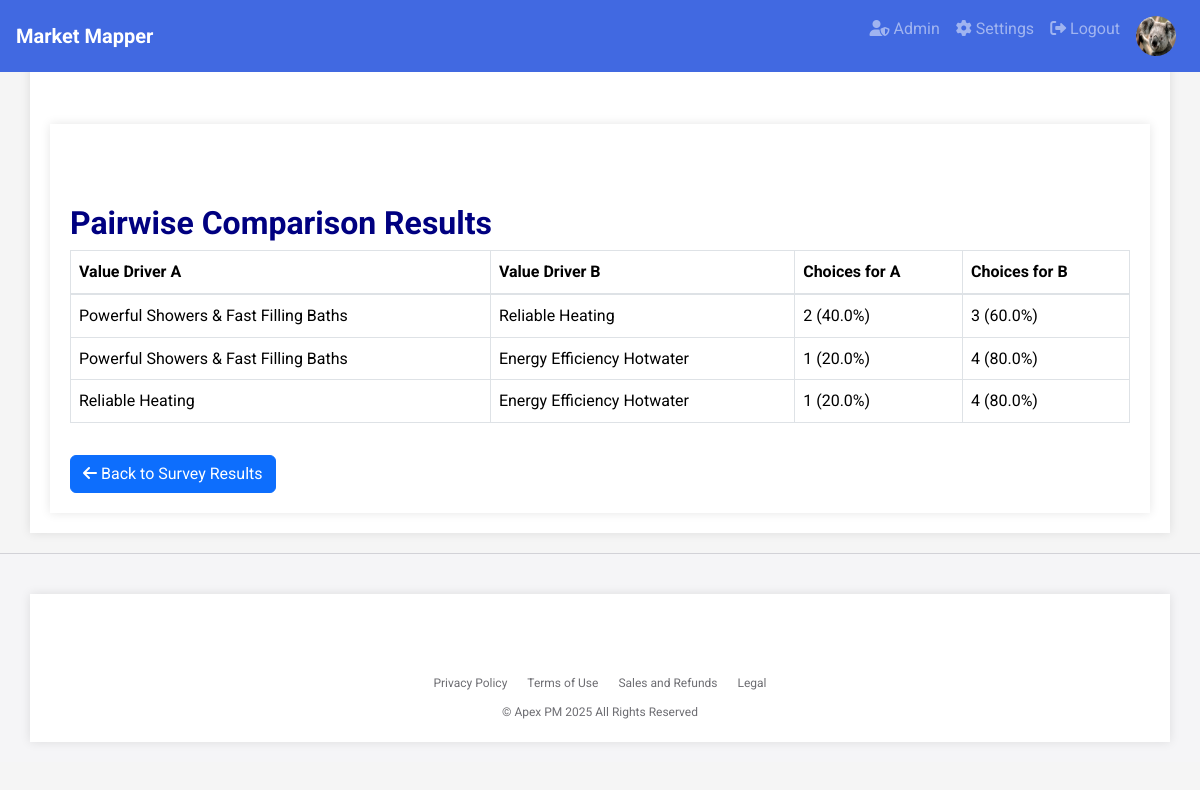
The page /survey_pairwise_results/1 (signed in) on the database its author committed.
### app.py (models this page shows, shortened)
class User(db.Model, UserMixin):
    id = db.Column(db.Integer, primary_key=True)
    username = db.Column(db.String(20), unique=True, nullable=False)
    email = db.Column(db.String(120), unique=True, nullable=False)  # Added email field
    password_hash = db.Column(db.String(128), nullable=False)
    profile_image = db.Column(db.String(255), nullable=True)  # Add profile_image field
    role = db.Column(db.String(50), nullable=False)  # Add role field

class ValueDriver(db.Model):
    id = db.Column(db.Integer, primary_key=True)
    value_driver = db.Column(db.String(100), nullable=False)
    measured_by = db.Column(db.String(100))
    technical_attributes = db.Column(db.Text, nullable=True)  # Add technical_attributes field
    weighting = db.Column(db.Float, default=0.0)  # Changed to Float for more precision
    project_id = db.Column(db.Integer, db.ForeignKey('project.id'), nullable=False)
    ratings = db.relationship('Rating', cascade='all, delete-orphan', backref='value_driver')

### app.py (the view)
@app.route('/survey_pairwise_results/<int:project_id>')
@login_required
def survey_pairwise_results(project_id):
    project = Project.query.get_or_404(project_id)
    value_drivers = ValueDriver.query.filter_by(project_id=project_id).all()
    pairwise_counts = {}
    for vd1 in value_drivers:
        for vd2 in value_drivers:
            if vd1.id != vd2.id:
                pairwise_counts[(vd1.id, vd2.id)] = {'A': 0, 'B': 0}
    comparison_results = ComparisonResult.query.filter_by(project_id=project_id).all()
    for result in comparison_results:
        pairwise_counts[(result.value_driver_a_id, result.value_driver_b_id)]['A'] += 1 if result.winner_id == result.value_driver_a_id else 0
        pairwise_counts[(result.value_driver_a_id, result.value_driver_b_id)]['B'] += 1 if result.winner_id == result.value_driver_b_id else 0
    value_drivers_dict = {vd.id: vd.value_driver for vd in value_drivers}
    return render_template('survey_pairwise_results.html', project=project, pairwise_counts=pairwise_counts, value_drivers_dict=value_drivers_dict)

### app.py (called while the page is built)
@login_manager.user_loader
def load_user(user_id):
    return db.session.get(User, int(user_id))

### templates/survey_pairwise_results.html
{% extends "base.html" %}
{% block content %}
<div class="container mt-4">
    <h1>Pairwise Comparison Results</h1>
    <table class="table table-bordered">
        <thead>
            <tr>
                <th>Value Driver A</th>
                <th>Value Driver B</th>
                <th>Choices for A</th>
                <th>Choices for B</th>
            </tr>
        </thead>
        <tbody>
            {% for (vd_a_id, vd_b_id), counts in pairwise_counts.items() %}
            {% if counts['A'] > 0 or counts['B'] > 0 %}
            <tr>
                <td>{{ value_drivers_dict[vd_a_id] }}</td>
                <td>{{ value_drivers_dict[vd_b_id] }}</td>
                <td>{{ counts['A'] }} ({{ "%.1f" | format((counts['A'] / (counts['A'] + counts['B'])) * 100) }}%)</td>
                <td>{{ counts['B'] }} ({{ "%.1f" | format((counts['B'] / (counts['A'] + counts['B'])) * 100) }}%)</td>
            </tr>
            {% endif %}
            {% endfor %}
        </tbody>
    </table>
    <a href="{{ url_for('survey_results', project_id=project.id) }}" class="btn btn-primary mt-3">
        <i class="fas fa-arrow-left"></i> Back to Survey Results
    </a>
</div>
{% endblock %}

### templates/base.html (shortened to what this page needs)
<!DOCTYPE html>
<html lang="en">
<head>
    <link rel="stylesheet" href="https://stackpath.bootstrapcdn.com/bootstrap/4.5.2/css/bootstrap.min.css">
    <link rel="stylesheet" href="https://cdnjs.cloudflare.com/ajax/libs/font-awesome/6.0.0/css/all.min.css">
    <link href="https://cdn.jsdelivr.net/npm/bootstrap@5.3.2/dist/css/bootstrap.min.css" rel="stylesheet">
</head>
<body>
    <nav class="navbar navbar-expand-lg navbar-dark justify-content-between">
        <a class="navbar-brand" href="/">
            <span>Market Mapper</span>
        </a>
        <div class="collapse navbar-collapse" id="navbarNav">
            <ul class="navbar-nav ml-auto">
                {% if current_user.is_authenticated %}
                    {% if current_user.role == 'admin' %}
                        <li class="nav-item">
                            <a class="nav-link" href="{{ url_for('admin.index') }}" title="Admin">
                                <i class="fas fa-user-shield"></i> Admin
                            </a>
                        </li>
                    {% endif %}
                    <li class="nav-item">
                        <a class="nav-link" href="{{ url_for('settings') }}" title="Settings">
                            <i class="fas fa-cog"></i> Settings
                        </a>
                    </li>
                    <li class="nav-item">
                        <a class="nav-link" href="{{ url_for('logout') }}" title="Logout">
                            <i class="fas fa-sign-out-alt"></i> Logout
                        </a>
                    </li>
                    <li class="nav-item">
                        <div class="nav-link">
                            <div class="profile-image-container">
                                {% if current_user.profile_image %}
                                    <img src="{{ url_for('static', filename='uploads/' + current_user.profile_image) }}" alt="Profile Image" class="profile-image">
                                {% else %}
                                    <img src="{{ url_for('static', filename='uploads/default_profile.png') }}" alt="Profile Image" class="profile-image">
                                {% endif %}
                            </div>
                        </div>
                    </li>
                {% endif %}
            </ul>
        </div>
    </nav>
    <div class="container">
        {% block content %}{% endblock %}
    </div>
    <footer class="footer">
        <div class="container">
            <ul class="footer-links">
                <li><a href="#">Privacy Policy</a></li>
                <li><a href="{{ url_for('termsofuse') }}">Terms of Use</a></li>
                <li><a href="#">Sales and Refunds</a></li>
                <li><a href="{{ url_for('terms') }}">Legal</a></li>
            </ul>
            <div class="footer-copyright">
                &copy; Apex PM 2025 All Rights Reserved
            </div>
        </div>
    </footer>
</body>
</html>

### templates/base.html (style rules this page uses)
body { font-family: 'Roboto', sans-serif; background-color: #F5F5F5; color: #333333; line-height: 1.6; margin: 0; }
h1, h2, h3 { color: #000080; font-weight: 700; }
h1 { font-size: 32px; }
a { color: #4169E1; }
.navbar { background-color: #4169E1; padding: 0.5rem 1rem; position: fixed; width: 100%; top: 0; z-index: 100; }
.navbar-brand { display: flex; align-items: center; }
.navbar-brand span { font-weight: bold; font-size: 1.25rem; }
.container { background-color: #FFFFFF; padding: 20px; margin-top: 20px; box-shadow: 0 0 10px rgba(0,0,0,0.1); padding-top: 80px; }
.footer { background-color: #f5f5f7; color: #6e6e73; padding: 20px 0; font-size: 12px; border-top: 1px solid #d2d2d7; width: 100%; margin-top: 20px; }
.footer-links { list-style: none; padding: 0; margin: 0; display: flex; justify-content: center; }
.footer-links li { margin: 0 10px; }
.footer-links a { color: #6e6e73; text-decoration: none; }
.footer-copyright { margin-top: 10px; text-align: center; }
.profile-image-container { position: relative; display: inline-block; }
.profile-image { width: 40px; height: 40px; border-radius: 50%; }

### rows shown on the page
User: profile_image (picture)
ValueDriver: value_driver "Powerful Showers & Fast Filling Baths" "Powerful Showers & Fast Filling Baths"
ValueDriver: value_driver "Reliable Heating", value_driver "Reliable Heating"
ValueDriver: value_driver "Energy Efficiency Hotwater" "Energy Efficiency Hotwater"

### other values the page prints
{{ counts['A'] }} "2" "1" "1"
{{ "%.1f" | format((counts['A'] / (counts['A'] + counts['B'])) * 100) }} "40.0" "20.0" "20.0"
{{ counts['B'] }} "3" "4" "4"
{{ "%.1f" | format((counts['B'] / (counts['A'] + counts['B'])) * 100) }} "60.0" "80.0" "80.0"
